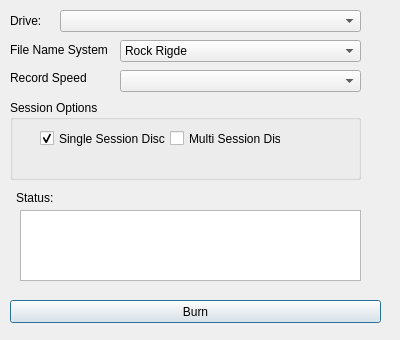
<?xml version="1.0" encoding="UTF-8"?>
<ui version="4.0">
 <class>BurnMusicDirectDialog</class>
 <widget class="QDialog" name="BurnMusicDirectDialog">
  <property name="geometry">
   <rect>
    <x>0</x>
    <y>0</y>
    <width>400</width>
    <height>340</height>
   </rect>
  </property>
  <property name="windowTitle">
   <string>Burn Music Compilation</string>
  </property>
  <widget class="QLabel" name="label">
   <property name="geometry">
    <rect>
     <x>10</x>
     <y>10</y>
     <width>47</width>
     <height>21</height>
    </rect>
   </property>
   <property name="text">
    <string>Drive:</string>
   </property>
  </widget>
  <widget class="QComboBox" name="Drives">
   <property name="geometry">
    <rect>
     <x>60</x>
     <y>10</y>
     <width>301</width>
     <height>22</height>
    </rect>
   </property>
  </widget>
  <widget class="QLabel" name="label_2">
   <property name="geometry">
    <rect>
     <x>10</x>
     <y>40</y>
     <width>101</width>
     <height>20</height>
    </rect>
   </property>
   <property name="text">
    <string>File Name System</string>
   </property>
  </widget>
  <widget class="QComboBox" name="FileNameSys">
   <property name="geometry">
    <rect>
     <x>120</x>
     <y>40</y>
     <width>241</width>
     <height>22</height>
    </rect>
   </property>
   <item>
    <property name="text">
     <string>Rock Rigde</string>
    </property>
   </item>
   <item>
    <property name="text">
     <string>Joliet</string>
    </property>
   </item>
  </widget>
  <widget class="QLabel" name="label_3">
   <property name="geometry">
    <rect>
     <x>10</x>
     <y>70</y>
     <width>111</width>
     <height>16</height>
    </rect>
   </property>
   <property name="text">
    <string>Record Speed</string>
   </property>
  </widget>
  <widget class="QComboBox" name="BurnSpeed">
   <property name="geometry">
    <rect>
     <x>120</x>
     <y>70</y>
     <width>241</width>
     <height>22</height>
    </rect>
   </property>
  </widget>
  <widget class="QGroupBox" name="groupBox">
   <property name="geometry">
    <rect>
     <x>10</x>
     <y>100</y>
     <width>351</width>
     <height>80</height>
    </rect>
   </property>
   <property name="title">
    <string>Session Options</string>
   </property>
   <widget class="QCheckBox" name="SingleSession">
    <property name="geometry">
     <rect>
      <x>30</x>
      <y>30</y>
      <width>151</width>
      <height>17</height>
     </rect>
    </property>
    <property name="text">
     <string>Single Session Disc</string>
    </property>
    <property name="checked">
     <bool>true</bool>
    </property>
    <property name="autoExclusive">
     <bool>true</bool>
    </property>
   </widget>
   <widget class="QCheckBox" name="MultiSession">
    <property name="geometry">
     <rect>
      <x>160</x>
      <y>30</y>
      <width>111</width>
      <height>17</height>
     </rect>
    </property>
    <property name="text">
     <string>Multi Session Disc</string>
    </property>
    <property name="checkable">
     <bool>false</bool>
    </property>
    <property name="autoExclusive">
     <bool>true</bool>
    </property>
   </widget>
  </widget>
  <widget class="QPushButton" name="BurnMusic">
   <property name="geometry">
    <rect>
     <x>10</x>
     <y>300</y>
     <width>371</width>
     <height>23</height>
    </rect>
   </property>
   <property name="text">
    <string>Burn</string>
   </property>
  </widget>
  <widget class="QPlainTextEdit" name="plainTextEdit">
   <property name="geometry">
    <rect>
     <x>20</x>
     <y>210</y>
     <width>341</width>
     <height>71</height>
    </rect>
   </property>
  </widget>
  <widget class="QLabel" name="label_4">
   <property name="geometry">
    <rect>
     <x>16</x>
     <y>190</y>
     <width>51</width>
     <height>16</height>
    </rect>
   </property>
   <property name="text">
    <string>Status:</string>
   </property>
  </widget>
 </widget>
 <resources/>
 <connections/>
</ui>
